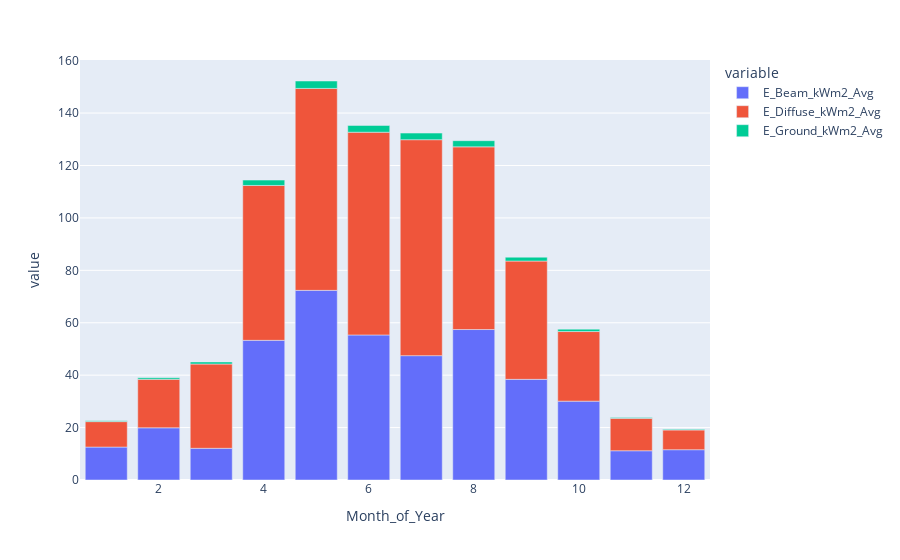

The notebook cell this image was saved under:
### Code cell
px.bar(pv_model.summary_grouped.monthly[["E_Beam_kWm2_Avg", "E_Diffuse_kWm2_Avg", "E_Ground_kWm2_Avg"]])

### Figure 1 — Plotly figure (JSON) as saved in the notebook; plotly's stock layout.template omitted (floating-point values rounded to 4 significant figures)
{"data": [{"alignmentgroup": "True", "hovertemplate": "variable=E_Beam_kWm2_Avg<br>Month_of_Year=%{x}<br>value=%{y}<extra></extra>", "legendgroup": "E_Beam_kWm2_Avg", "marker": {"color": "#636efa", "pattern": {"shape": ""}}, "name": "E_Beam_kWm2_Avg", "offsetgroup": "E_Beam_kWm2_Avg", "orientation": "v", "showlegend": true, "textposition": "auto", "type": "bar", "x": [1, 2, 3, 4, 5, 6, 7, 8, 9, 10, 11, 12], "xaxis": "x", "y": [12.56, 19.92, 12.1, 53.29, 72.36, 55.34, 47.45, 57.41, 38.4, 30.08, 11.16, 11.56], "yaxis": "y"}, {"alignmentgroup": "True", "hovertemplate": "variable=E_Diffuse_kWm2_Avg<br>Month_of_Year=%{x}<br>value=%{y}<extra></extra>", "legendgroup": "E_Diffuse_kWm2_Avg", "marker": {"color": "#EF553B", "pattern": {"shape": ""}}, "name": "E_Diffuse_kWm2_Avg", "offsetgroup": "E_Diffuse_kWm2_Avg", "orientation": "v", "showlegend": true, "textposition": "auto", "type": "bar", "x": [1, 2, 3, 4, 5, 6, 7, 8, 9, 10, 11, 12], "xaxis": "x", "y": [9.71, 18.5, 32.15, 59.09, 77.05, 77.35, 82.4, 69.7, 45.14, 26.56, 12.36, 7.528], "yaxis": "y"}, {"alignmentgroup": "True", "hovertemplate": "variable=E_Ground_kWm2_Avg<br>Month_of_Year=%{x}<br>value=%{y}<extra></extra>", "legendgroup": "E_Ground_kWm2_Avg", "marker": {"color": "#00cc96", "pattern": {"shape": ""}}, "name": "E_Ground_kWm2_Avg", "offsetgroup": "E_Ground_kWm2_Avg", "orientation": "v", "showlegend": true, "textposition": "auto", "type": "bar", "x": [1, 2, 3, 4, 5, 6, 7, 8, 9, 10, 11, 12], "xaxis": "x", "y": [0.31, 0.6, 0.802, 2.055, 2.836, 2.583, 2.516, 2.357, 1.475, 0.921, 0.365, 0.248], "yaxis": "y"}], "layout": {"barmode": "relative", "legend": {"title": {"text": "variable"}, "tracegroupgap": 0}, "margin": {"t": 60}, "xaxis": {"anchor": "y", "domain": [0, 1], "title": {"text": "Month_of_Year"}}, "yaxis": {"anchor": "x", "domain": [0, 1], "title": {"text": "value"}}}}
